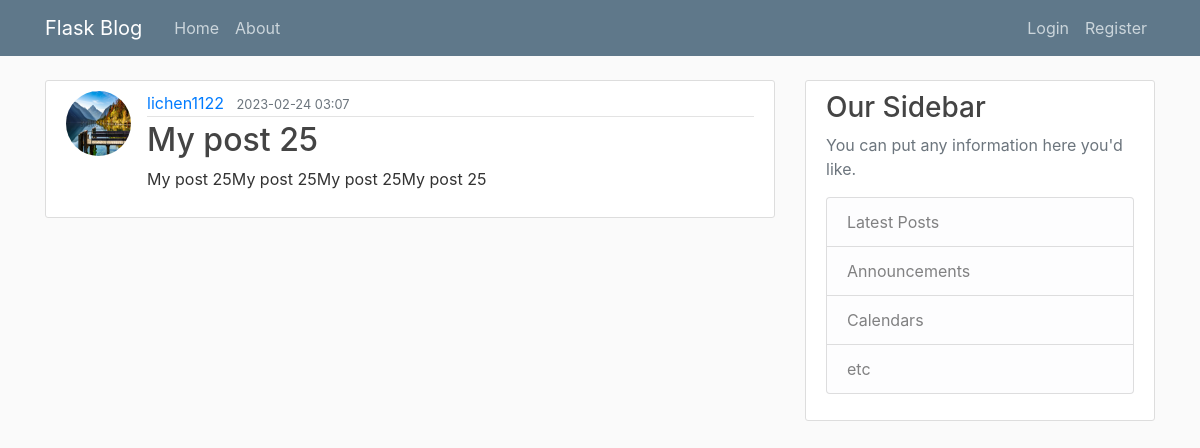
Page /post/26 on the earlier database version.
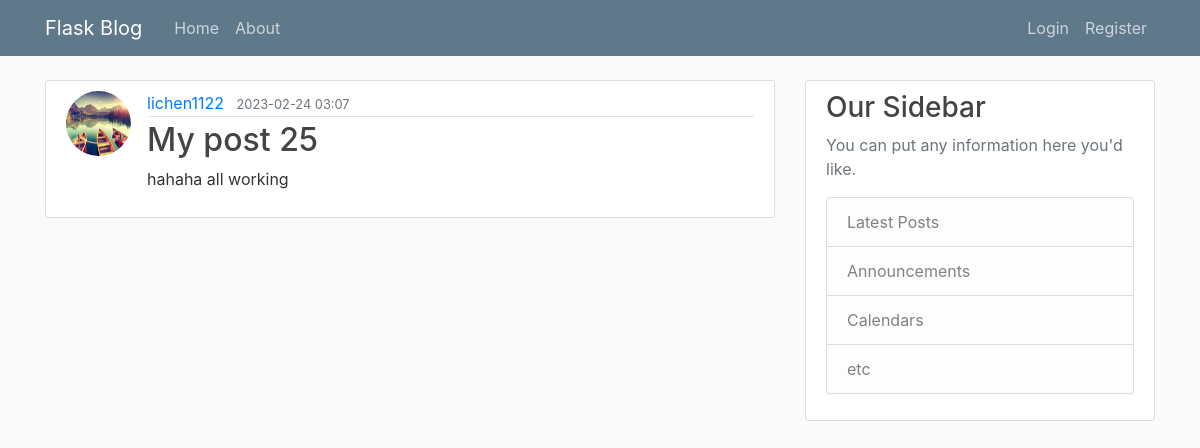
Same page on the later database version.
### flaskblog/models.py (models this page shows, shortened)
class User(db.Model, UserMixin):
    id = db.Column(db.Integer, primary_key = True )
    username = db.Column(db.String(20), unique=True, nullable=False)
    email = db.Column(db.String(120), unique=True, nullable=False)
    image_file = db.Column(db.String(20), nullable=False, default='default.jpg')
    password = db.Column(db.String(60), nullable=False)
    posts = db.relationship('Post', back_populates='author', lazy=True)

class Post(db.Model):
    id = db.Column(db.Integer, primary_key=True)
    title = db.Column(db.String(100), nullable=False)
    date_posted = db.Column(db.DateTime, nullable=False, default=datetime.utcnow())
    content = db.Column(db.Text, nullable=False)
    author_id = db.Column(db.Integer, db.ForeignKey("user.id"), nullable=False)
    author = db.relationship('User', back_populates='posts', lazy=True)

### flaskblog/posts/routes.py (the view)
@posts.route("/post/<int:post_id>", methods = ['GET', 'POST', 'PUT'])
def post(post_id):
    post = Post.query.get_or_404(post_id)
    return render_template('post.html', title=post.title, post=post, legend='new_post')

### flaskblog/templates/post.html (shortened to what this page needs)
{% extends "layout.html" %}
{% block content %}
    <article class="media content-section">
        <img class= "rounded-circle article-img" src="{{ url_for('static',filename='profile_pics/'+post.author.image_file) }}" alt="{{ post.author.username }}">
      <div class="media-body">
        <div class="article-metadata">
          <a class="mr-2" href="{{ url_for('users.user_posts', username=post.author.username) }}">{{ post.author.username }}</a>
          <small class="text-muted">{{ post.date_posted.strftime("%Y-%m-%d %H:%M") }}</small>
        </div>
        <h2 class="article-title">{{ post.title }}</h2>
        <p class="article-content">{{ post.content }}</p>
      </div>
    </article>
{% endblock content %}

Differences in the rows shown:
changed User "lichen1122": image_file: a different picture
changed Post "My post 25": content "My post 25My post 25My post 25My post 25" → "hahaha all working"
